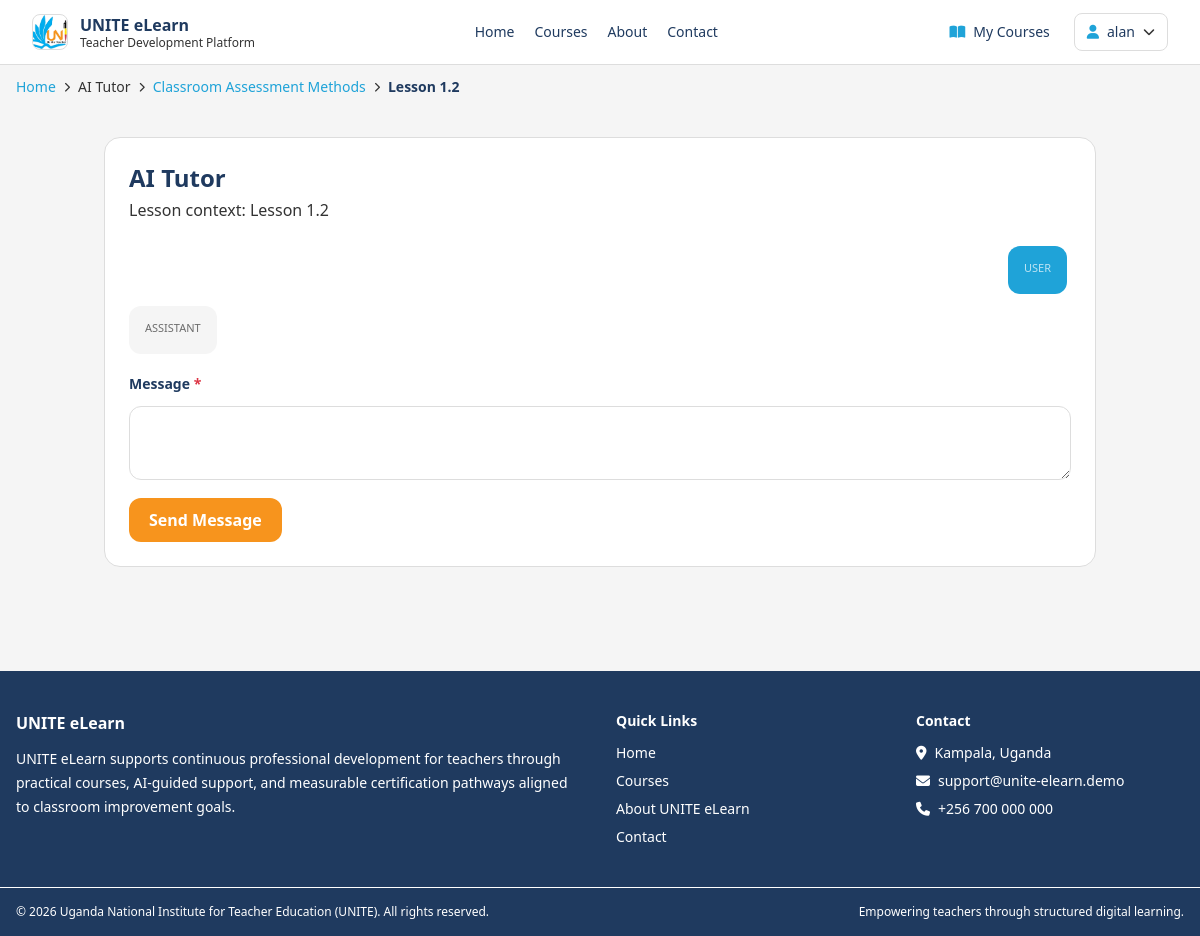
Screenshot of /ai/chat/?session_id=4 (signed in) with the database file from the repository.
### courses/models.py (models this page shows, shortened)
class Course(models.Model):
    LEVEL_BEGINNER = "beginner"
    LEVEL_INTERMEDIATE = "intermediate"
    LEVEL_ADVANCED = "advanced"
    LEVEL_CHOICES = [
        (LEVEL_BEGINNER, "Beginner"),
        (LEVEL_INTERMEDIATE, "Intermediate"),
        (LEVEL_ADVANCED, "Advanced"),
    ]
    title = models.CharField(max_length=255)
    slug = models.SlugField(unique=True, max_length=255)
    category = models.CharField(max_length=120, blank=True, db_index=True)
    level = models.CharField(max_length=20, choices=LEVEL_CHOICES, default=LEVEL_BEGINNER)
    short_description = models.CharField(max_length=300)
    description = models.TextField()
    learning_objectives = models.TextField(blank=True)
    prerequisites = models.TextField(blank=True)
    target_audience = models.TextField(blank=True)
    created_by = models.ForeignKey(
        User,
        on_delete=models.SET_NULL,
        null=True,
        blank=True,
        related_name="created_courses",
    )
    cover_image = models.URLField(blank=True)
    is_published = models.BooleanField(default=True)
    passing_score = models.PositiveIntegerField(default=60)
    estimated_duration_hours = models.PositiveIntegerField(default=6)
    created_at = models.DateTimeField(auto_now_add=True)
    updated_at = models.DateTimeField(auto_now=True)
    class Meta:
        ordering = ["title"]

class Lesson(models.Model):
    TYPE_VIDEO = "video"
    TYPE_READING = "reading"
    TYPE_ASSIGNMENT = "assignment"
    TYPE_CHOICES = [
        (TYPE_VIDEO, "Video"),
        (TYPE_READING, "Reading"),
        (TYPE_ASSIGNMENT, "Assignment"),
    ]
    module = models.ForeignKey(Module, on_delete=models.CASCADE, related_name="lessons")
    title = models.CharField(max_length=255)
    order = models.PositiveIntegerField(default=1)
    lesson_type = models.CharField(max_length=20, choices=TYPE_CHOICES, default=TYPE_READING)
    duration_minutes = models.PositiveIntegerField(null=True, blank=True)
    content = models.TextField()
    summary = models.TextField(blank=True)
    ai_summary = models.TextField(blank=True)
    ai_keywords = models.TextField(blank=True)
    video_url = models.URLField(blank=True)
    downloadable_material_url = models.URLField(blank=True)
    class Meta:
        ordering = ["module", "order", "id"]

### ai_tutor/models.py (models this page shows, shortened)
class ChatMessage(models.Model):
    ROLE_USER = "user"
    ROLE_ASSISTANT = "assistant"
    ROLE_SYSTEM = "system"
    ROLE_CHOICES = [
        (ROLE_USER, "User"),
        (ROLE_ASSISTANT, "Assistant"),
        (ROLE_SYSTEM, "System"),
    ]
    session = models.ForeignKey(ChatSession, on_delete=models.CASCADE, related_name="messages")
    role = models.CharField(max_length=20, choices=ROLE_CHOICES)
    message = models.TextField()
    created_at = models.DateTimeField(auto_now_add=True)
    class Meta:
        ordering = ["created_at"]

### ai_tutor/views.py (the view)
# urls.py: path("ai/chat/", views.ai_chat_view, name="chat"),
@login_required
def ai_chat_view(request):
    course_id = request.GET.get("course_id")
    lesson_id = request.GET.get("lesson_id")
    session_id = request.GET.get("session_id")
    course = Course.objects.filter(id=course_id).first() if course_id else None
    lesson = Lesson.objects.select_related("module", "module__course").filter(id=lesson_id).first() if lesson_id else None
    if lesson:
        course = lesson.module.course
    if course and not Enrollment.objects.filter(user=request.user, course=course).exists():
        messages.error(request, "Enroll in the course first to use this tutor context.")
        return redirect("courses:detail", slug=course.slug)
    session = _get_or_create_session(request.user, course=course, lesson=lesson, session_id=session_id)
    chat_form = AIChatForm()
    return render(
        request,
        "ai_tutor/chat.html",
        {
            "session": session,
            "messages_list": session.messages.all(),
            "chat_form": chat_form,
            "course": session.course,
            "lesson": session.lesson,
        },
    )

### ai_tutor/forms.py
class AIChatForm(forms.Form):
    message = forms.CharField(widget=forms.Textarea(attrs={"rows": 3}), max_length=2000)

### ai_tutor/views.py (called while the page is built, shortened)
def _get_or_create_session(user, course=None, lesson=None, session_id=None):
    if session_id:
        return get_object_or_404(ChatSession, id=session_id, user=user)

### core/templatetags/navigation.py (called while the page is built)
def _safe_reverse(name, **kwargs):
    try:
        return reverse(name, kwargs=kwargs) if kwargs else reverse(name)
    except NoReverseMatch:
        return ""

### ai_tutor/templates/ai_tutor/chat.html (shortened to what this page needs)
{% extends 'base.html' %}
{% block content %}
<section class="max-w-5xl mx-auto px-4 py-10">
    <div class="bg-white border border-unite-gray-300 rounded-2xl p-6">
        <h1 class="text-2xl font-bold text-unite-navy-500">AI Tutor</h1>
        <p class="text-unite-text-main mt-1">
            {% if lesson %}Lesson context: {{ lesson.title }}{% elif course %}Course context: {{ course.title }}{% else %}General teacher training support{% endif %}
        </p>
        <div id="chat-messages" class="mt-6 space-y-3 max-h-[460px] overflow-y-auto pr-1">
            {% for msg in messages_list %}
                <div class="{% if msg.role == 'user' %}text-right{% endif %}">
                    <div class="inline-block max-w-[85%] px-4 py-3 rounded-xl text-sm {% if msg.role == 'user' %}bg-unite-blue-500 text-white{% else %}bg-unite-gray-100 text-unite-text-main{% endif %}">
                        <p class="text-[11px] mb-1 opacity-70 uppercase">{{ msg.role }}</p>
                    </div>
                </div>
            {% empty %}
                <div class="text-center py-10 text-unite-text-main">
                    <i class="fa-regular fa-comments text-3xl"></i>
                    <p class="mt-2 text-sm">No messages yet. Ask your first question.</p>
                </div>
            {% endfor %}
        </div>
        <form id="chat-form" method="post" action="{% url 'ai_tutor:send' %}" class="mt-5 space-y-3">
            <div class="grid gap-3">
                {% for field in chat_form %}
                    {% include 'partials/form_field.html' with field=field %}
                {% endfor %}
            </div>
            <button type="submit" data-loading="1" class="px-5 py-2.5 rounded-xl bg-unite-orange-500 hover:bg-unite-orange-600 text-white font-semibold ">Send Message</button>
        </form>
    </div>
</section>
{% endblock %}

### core/templates/base.html (shortened to what this page needs)
{% load static %}
<!DOCTYPE html>
<html lang="en">
<head>
    <link rel="stylesheet" href="https://cdnjs.cloudflare.com/ajax/libs/font-awesome/6.7.2/css/all.min.css">
    <script src="https://cdn.tailwindcss.com"></script>
</head>
<body class="bg-unite-gray-100 text-unite-navy-500 min-h-screen flex flex-col">
    {% include 'partials/navbar.html' %}
    <main class="flex-grow page-fade">
        {% get_breadcrumbs as breadcrumbs %}
        {% if breadcrumbs|length > 1 %}
            <section class="max-w-7xl mx-auto px-4 pt-3 pb-0 no-print">
                <nav aria-label="Breadcrumb">
                    <ol class="flex flex-wrap items-center gap-2 text-sm">
                        {% for crumb in breadcrumbs %}
                            <li class="flex items-center gap-2">
                                {% if not forloop.first %}
                                    <i class="fa-solid fa-chevron-right text-[10px] text-unite-text-main"></i>
                                {% endif %}
                                {% if crumb.url and not forloop.last %}
                                    <a href="{{ crumb.url }}" class="text-unite-blue-500 hover:text-unite-blue-600 hover:underline">{{ crumb.label }}</a>
                                {% else %}
                                    <span class="{% if forloop.last %}text-unite-navy-500 font-semibold{% else %}text-unite-text-main{% endif %}">{{ crumb.label }}</span>
                                {% endif %}
                            </li>
                        {% endfor %}
                    </ol>
                </nav>
            </section>
        {% endif %}
        {% block content %}{% endblock %}
    </main>
    {% include 'partials/footer.html' %}
</body>
</html>

### core/templates/partials/navbar.html (shortened to what this page needs)
{% load static %}
<nav class="bg-white border-b border-unite-gray-300 sticky top-0 z-40 no-print">
    <div class="max-w-7xl mx-auto px-4 sm:px-6 lg:px-8">
        <div class="flex justify-between h-16 items-center gap-5">
            <a href="{% url 'core:home' %}" class="flex items-center gap-3 min-w-fit">
                <img src="{% static 'UNITE_Logo.png' %}" alt="UNITE logo" class="h-9 w-9 rounded-lg object-cover border border-unite-gray-300">
                <div>
                    <p class="font-bold text-unite-navy-500 leading-tight">UNITE eLearn</p>
                    <p class="text-xs text-unite-text-main leading-tight">Teacher Development Platform</p>
                </div>
            </a>
            <div class="hidden md:flex items-center gap-5 text-sm">
                <a class="hover:text-unite-blue-500 transition-colors" href="{% url 'core:home' %}">Home</a>
                <a class="hover:text-unite-blue-500 transition-colors" href="{% url 'courses:list' %}">Courses</a>
                <a class="hover:text-unite-blue-500 transition-colors" href="{% url 'core:about' %}">About</a>
                <a class="hover:text-unite-blue-500 transition-colors" href="{% url 'core:about' %}#contact">Contact</a>
            </div>
            <div class="flex items-center gap-2 sm:gap-3 text-sm">
                {% if request.user.is_authenticated %}
                    <a class="hidden sm:inline-flex items-center gap-2 px-3 py-2 rounded-lg hover:bg-unite-gray-100 transition-colors" href="{% url 'courses:my-courses' %}">
                        <i class="fa-solid fa-book-open text-unite-blue-500"></i> My Courses
                    </a>
                    <details class="relative">
                        <summary class="list-none cursor-pointer px-3 py-2 rounded-lg border border-unite-gray-300 bg-white hover:bg-unite-gray-100 flex items-center gap-2">
                            <i class="fa-solid fa-user text-unite-blue-500"></i>
                            <span class="hidden sm:inline">{{ request.user.username }}</span>
                            <i class="fa-solid fa-chevron-down text-xs text-unite-text-main"></i>
                        </summary>
                    </details>
                {% else %}
                    <a class="px-3 py-2 rounded-lg hover:bg-unite-gray-100" href="{% url 'accounts:login' %}">Login</a>
                    <a class="px-4 py-2 rounded-lg bg-unite-orange-500 hover:bg-unite-orange-600 text-white transition-colors" href="{% url 'accounts:register' %}">Register</a>
                {% endif %}
            </div>
        </div>
    </div>
</nav>

### core/templates/base.html (style rules this page uses)
body { font-family: "Segoe UI", Tahoma, Geneva, Verdana, sans-serif; }
input[type="text"], input[type="email"], input[type="password"], input[type="url"], input[type="number"], textarea, select { width: 100%; border: 1px solid #DDDDDD; border-radius: 0.75rem; padding: 0.7rem 0.85rem; background: #fff; color: #333333; transition: all .2s ease; }
.page-fade { animation: fadeIn .25s ease-out; }

### rows the page displays
Course: label "Classroom Assessment Methods"
Lesson: label "Lesson 1.2", title "Lesson 1.2"
ChatMessage: role "USER"
ChatMessage: role "ASSISTANT"

### other values shown
{{ request.user.username }} "alan"
{{ crumb.label }} "Home"
{{ crumb.label }} "AI Tutor"
{{ field.label }} "Message"
